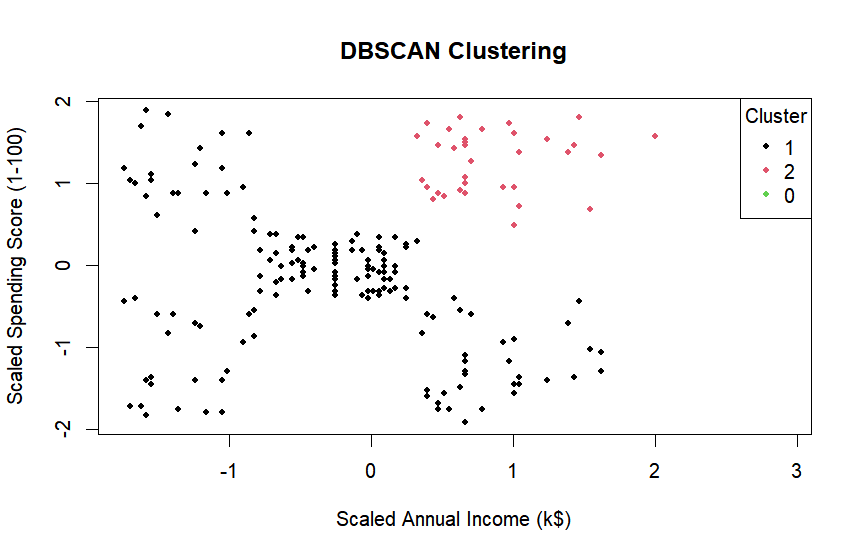

Write the R code that produced this figure.
# Load required library
library(dbscan)

# Read the dataset
data <- read.csv("C:/Users/sriva/OneDrive/Desktop/Mall_Customers.csv")

# Extract relevant numeric columns for clustering
# In this case, we'll use "Annual.Income..k.." and "Spending.Score..1.100."
data_numeric <- data[, c("Annual.Income..k..", "Spending.Score..1.100.")]

# Standardize the data
data_scaled <- scale(data_numeric)

# Set parameters for DBSCAN
epsilon <- 0.5  # Adjust this value according to your dataset
MinPts <- 5     # Adjust this value according to your dataset

# Perform DBSCAN clustering
dbscan_result <- dbscan(data_scaled, eps = epsilon, MinPts = MinPts)
dbscan_result
# Plot the clusters
plot(data_scaled, col = dbscan_result$cluster, pch = 20, 
     main = "DBSCAN Clustering", xlab = "Scaled Annual Income (k$)", 
     ylab = "Scaled Spending Score (1-100)")

# Add legend for clusters
legend("topright", legend = unique(dbscan_result$cluster), 
       col = 1:length(unique(dbscan_result$cluster)), pch = 20, 
       title = "Cluster")
